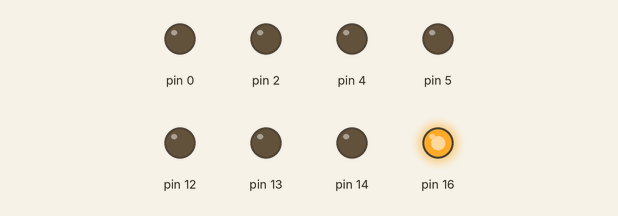
Simulated run of this sketch. Board: Arduino Uno, built with avr-gcc and run on an emulated ATmega328P. Parts: output pins drawn as LEDs (lit = HIGH).

Above: at 0.02 s.
At 0.32 s:
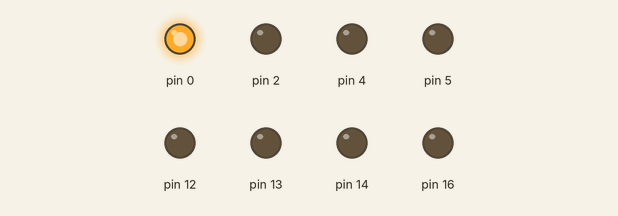
At 0.72 s:
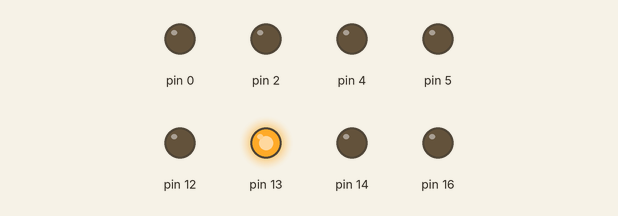
At 1.47 s:
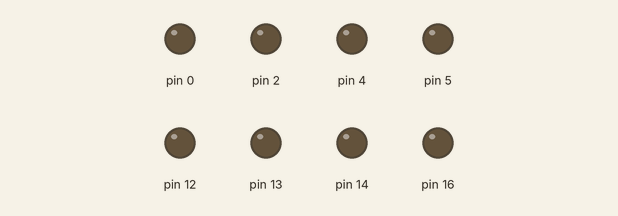
At 2.22 s:
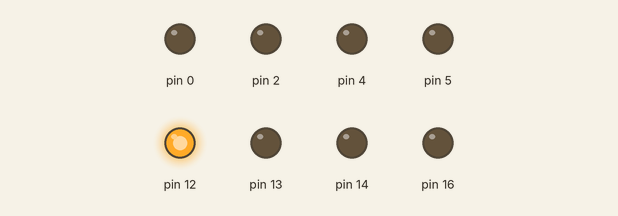
At 2.92 s:
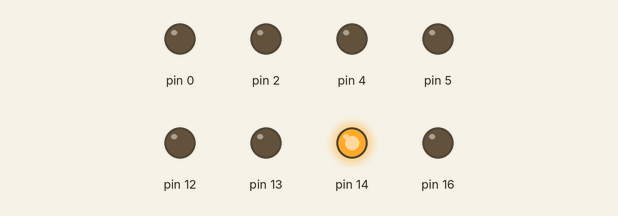
Timing chart, 0 to 3.2 s (numbered marks = the images above):
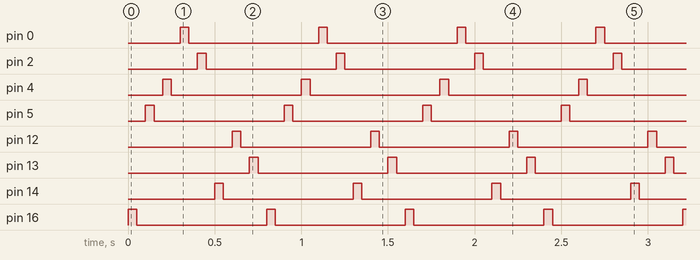

Measured:
- by itself, pin 0, pin 2, pin 4, pin 5, pin 12–14, pin 16: alternates HIGH for 0.05 s and LOW for 0.75 s
- by itself, everything shown: repeats every 0.80 s, in 16 steps

The sketch:

Blink_ejemplo_puertos_wifi_esp.ino
```cpp
int TIEMPO = 50;
void setup() {
  pinMode(16, OUTPUT);
  pinMode(5, OUTPUT);
  pinMode(4, OUTPUT);
  pinMode(0, OUTPUT);
  pinMode(2, OUTPUT);
  pinMode(14, OUTPUT);
  pinMode(12, OUTPUT);
  pinMode(13, OUTPUT);
}

// the loop function runs over and over again forever
void loop() {
  digitalWrite(16, HIGH);
  delay(TIEMPO);
  digitalWrite(16, LOW);
   delay(TIEMPO);

    digitalWrite(5, HIGH);
   delay(TIEMPO);
  digitalWrite(5, LOW);
   delay(TIEMPO);

    digitalWrite(4, HIGH);
   delay(TIEMPO);
  digitalWrite(4, LOW);
   delay(TIEMPO);

    digitalWrite(0, HIGH);
   delay(TIEMPO);
  digitalWrite(0, LOW);
   delay(TIEMPO);

      digitalWrite(2, HIGH);
  delay(TIEMPO);
  digitalWrite(2, LOW);
   delay(TIEMPO);

      digitalWrite(14, HIGH);
   delay(TIEMPO);
  digitalWrite(14, LOW);
  delay(TIEMPO);

       digitalWrite(12, HIGH);
   delay(TIEMPO);
  digitalWrite(12, LOW);
   delay(TIEMPO);

   digitalWrite(13, HIGH);
   delay(TIEMPO);
  digitalWrite(13, LOW);
   delay(TIEMPO);
}
```
